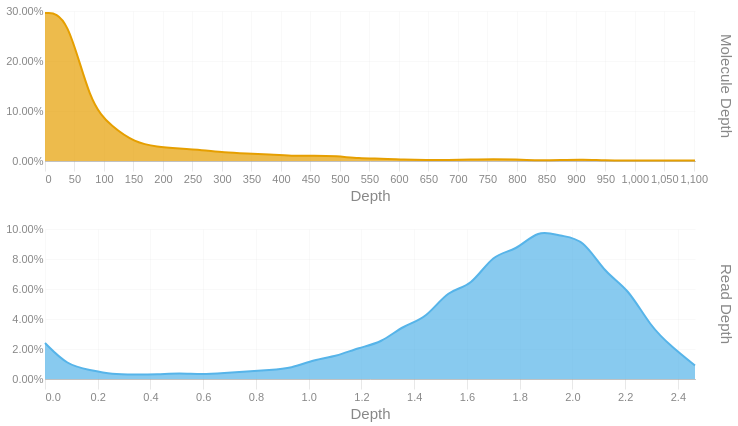

Notebook cell for this chart:
### Code cell
readdep = depth_hist(tb['Read Depth'], q99, 3)
readdep = readdep.with_columns(pl.lit('Read Depth').alias('Metric'))
if not SKIPLR:
    moldep = depth_hist(tb['Molecule Depth'], mol_q99, 1)
    moldep = moldep.with_columns(pl.lit('Molecule Depth').alias('Metric'))
    _hist = pl.concat([readdep, moldep])
    _hist = _hist.filter(pl.col('Proportion') != 0)
    with SafeRender(_hist):
        (
            alt.Chart(_hist)        
            .mark_area(interpolate = "basis")
            .encode(
                x=alt.X('Bin:Q').scale(domainMin=0).axis(alt.Axis(title='Depth')),
                y = alt.Y('Proportion:Q', title = None).axis(format = '.2%'),
                color = alt.Color('Metric:N').legend(None),
                row = alt.Row("Metric:N").header(title = None, labelOrient = 'right'),
                tooltip = [
                    alt.Tooltip("Metric:N", title = "Metric"),
                    alt.Tooltip('Interval:N', title = "Depth Interval"),
                    alt.Tooltip('Proportion:Q', title = "% Alignments").format('.2%')
                ]
            )
            .resolve_scale(x='independent', y='independent')
            .properties(
                height = 150, width = 650,
                usermeta={'embedOptions': {'downloadFileName': f'{samplename}.depth.hist'}}
            )
        ).display()
else:
    readdep = readdep.filter(pl.col('Proportion') != 0)
    with SafeRender(readdep):
        (
            alt.Chart(readdep)        
            .mark_area(interpolate = "basis")
            .encode(
                x=alt.X('Bin:Q').scale(domainMin=0).axis(alt.Axis(title='Depth')),
                y = alt.Y('Proportion:Q', title = None).axis(format = '.2%'),
                tooltip = [
                    alt.Tooltip('Interval:N', title = "Depth Interval"),
                    alt.Tooltip('Proportion:Q', title = "% Alignments").format('.2%')
                ]
            )
            .properties(
                usermeta={'embedOptions': {'downloadFileName': f'{samplename}.depth.hist'}}
            )
        ).display()

### Figure 1 — Vega-Lite specification as saved in the notebook (floating-point values rounded to 4 significant figures)
{"width": 650, "height": 150, "config": {"title": {"anchor": "start", "dy": -15, "fontSize": 18, "color": "#888888", "subtitleColor": "#888888", "subtitleFontSize": 14}, "arc": {"fill": "#0072B2"}, "axis": {"domainColor": "#888888", "domainWidth": 0.5, "gridWidth": 0.2, "grid": false, "titleFontWeight": 400, "titleFontSize": 15, "labelFontSize": 11, "labelColor": "#888888", "tickColor": "#888888", "tickWidth": 0.2, "titleColor": "#888888"}, "axisBand": {"grid": false}, "axisX": {"grid": true, "tickSize": 10, "domainCap": "round"}, "axisY": {"domain": false, "grid": true, "tickSize": 0, "domainCap": "round"}, "background": "transparent", "header": {"labelFontSize": 15, "labelColor": "#888888", "titleFontSize": 15, "titleFontWeight": 600, "titleColor": "#888888"}, "legend": {"labelFont": "sans-serif", "labelFontSize": 12, "labelColor": "#888888", "symbolSize": 100, "symbolType": "circle", "titleFontSize": 12, "titlePadding": 10, "titleColor": "#888888", "title": null}, "range": {"category": ["#E69F00", "#56B4E9", "#009E73", "#F0E442", "#0072B2", "#D55E00", "#CC79A7", "#000000"], "diverging": ["#cfe8f3", "#a2d4ec", "#73bfe2", "#46abdb", "#1696d2", "#12719e"]}, "area": {"fill": "#0072B2", "fillOpacity": 0.7, "line": true, "strokeOpacity": 0.7}, "line": {"color": "#0072B2", "stroke": "#0072B2", "strokeWidth": 2}, "trail": {"color": "#0072B2", "stroke": "#0072B2", "strokeWidth": 0, "size": 1}, "point": {"filled": true, "fillOpacity": 1.0, "size": 95}, "text": {"color": "#888888", "fontSize": 11, "align": "right", "fontWeight": 400, "size": 11}, "bar": {"fill": "#0072B2", "stroke": null}, "view": {"stroke": null, "continuousWidth": 660, "continuousHeight": 400}}, "data": {"name": "data-4d9f71f2ecb7cbd5c5e4ea9c7ee1adab"}, "mark": {"type": "area", "interpolate": "basis"}, "encoding": {"color": {"field": "Metric", "legend": null, "type": "nominal"}, "row": {"field": "Metric", "header": {"title": null, "labelOrient": "right"}, "type": "nominal"}, "tooltip": [{"field": "Metric", "title": "Metric", "type": "nominal"}, {"field": "Interval", "title": "Depth Interval", "type": "nominal"}, {"field": "Proportion", "format": ".2%", "title": "% Alignments", "type": "quantitative"}], "x": {"axis": {"title": "Depth"}, "field": "Bin", "scale": {"domainMin": 0}, "type": "quantitative"}, "y": {"axis": {"format": ".2%"}, "field": "Proportion", "title": null, "type": "quantitative"}}, "resolve": {"scale": {"x": "independent", "y": "independent"}}, "usermeta": {"embedOptions": {"downloadFileName": "S5_Connecticut_984.depth.hist"}}, "$schema": "https://vega.github.io/schema/vega-lite/v6.1.0.json", "datasets": {"data-4d9f71f2ecb7cbd5c5e4ea9c7ee1adab": [{"Bin": 0.0, "Interval": "0.0-0.085", "Proportion": 0.024, "Metric": "Read Depth"}, {"Bin": 0.085, "Interval": "0.085-0.17", "Proportion": 0.009, "Metric": "Read Depth"}, {"Bin": 0.17, "Interval": "0.17-0.255", "Proportion": 0.006, "Metric": "Read Depth"}, {"Bin": 0.255, "Interval": "0.255-0.34", "Proportion": 0.003, "Metric": "Read Depth"}, {"Bin": 0.34, "Interval": "0.34-0.425", "Proportion": 0.003, "Metric": "Read Depth"}, {"Bin": 0.425, "Interval": "0.425-0.51", "Proportion": 0.003, "Metric": "Read Depth"}, {"Bin": 0.51, "Interval": "0.51-0.595", "Proportion": 0.004, "Metric": "Read Depth"}, {"Bin": 0.595, "Interval": "0.595-0.68", "Proportion": 0.003, "Metric": "Read Depth"}, {"Bin": 0.68, "Interval": "0.68-0.765", "Proportion": 0.004, "Metric": "Read Depth"}, {"Bin": 0.765, "Interval": "0.765-0.85", "Proportion": 0.005, "Metric": "Read Depth"}, {"Bin": 0.85, "Interval": "0.85-0.935", "Proportion": 0.006, "Metric": "Read Depth"}, {"Bin": 0.935, "Interval": "0.935-1.02", "Proportion": 0.007, "Metric": "Read Depth"}, {"Bin": 1.02, "Interval": "1.02-1.105", "Proportion": 0.013, "Metric": "Read Depth"}, {"Bin": 1.105, "Interval": "1.105-1.19", "Proportion": 0.015, "Metric": "Read Depth"}, {"Bin": 1.19, "Interval": "1.19-1.275", "Proportion": 0.021, "Metric": "Read Depth"}, {"Bin": 1.275, "Interval": "1.275-1.36", "Proportion": 0.024, "Metric": "Read Depth"}, {"Bin": 1.36, "Interval": "1.36-1.445", "Proportion": 0.036, "Metric": "Read Depth"}, {"Bin": 1.445, "Interval": "1.445-1.53", "Proportion": 0.04, "Metric": "Read Depth"}, {"Bin": 1.53, "Interval": "1.53-1.615", "Proportion": 0.06, "Metric": "Read Depth"}, {"Bin": 1.615, "Interval": "1.615-1.7", "Proportion": 0.061, "Metric": "Read Depth"}, {"Bin": 1.7, "Interval": "1.7-1.785", "Proportion": 0.084, "Metric": "Read Depth"}, {"Bin": 1.785, "Interval": "1.785-1.87", "Proportion": 0.085, "Metric": "Read Depth"}, {"Bin": 1.87, "Interval": "1.87-1.955", "Proportion": 0.1, "Metric": "Read Depth"}, {"Bin": 1.955, "Interval": "1.955-2.04", "Proportion": 0.095, "Metric": "Read Depth"}, {"Bin": 2.04, "Interval": "2.04-2.125", "Proportion": 0.094, "Metric": "Read Depth"}, {"Bin": 2.125, "Interval": "2.125-2.21", "Proportion": 0.07, "Metric": "Read Depth"}, {"Bin": 2.21, "Interval": "2.21-2.295", "Proportion": 0.061, "Metric": "Read Depth"}, {"Bin": 2.295, "Interval": "2.295-2.38", "Proportion": 0.035, "Metric": "Read Depth"}, {"Bin": 2.38, "Interval": "2.38-2.465", "Proportion": 0.021, "Metric": "Read Depth"}, {"Bin": 2.465, "Interval": "2.465-2.55", "Proportion": 0.009, "Metric": "Read Depth"}, {"Bin": 0.0, "Interval": "0.0-38.0", "Proportion": 0.296, "Metric": "Molecule Depth"}, {"Bin": 38.0, "Interval": "38.0-76.0", "Proportion": 0.295, "Metric": "Molecule Depth"}, {"Bin": 76.0, "Interval": "76.0-114.0", "Proportion": 0.113, "Metric": "Molecule Depth"}, {"Bin": 114.0, "Interval": "114.0-152.0", "Proportion": 0.068, "Metric": "Molecule Depth"}, {"Bin": 152.0, "Interval": "152.0-190.0", "Proportion": 0.037, "Metric": "Molecule Depth"}, {"Bin": 190.0, "Interval": "190.0-228.0", "Proportion": 0.028, "Metric": "Molecule Depth"}, {"Bin": 228.0, "Interval": "228.0-266.0", "Proportion": 0.025, "Metric": "Molecule Depth"}, {"Bin": 266.0, "Interval": "266.0-304.0", "Proportion": 0.022, "Metric": "Molecule Depth"}, {"Bin": 304.0, "Interval": "304.0-342.0", "Proportion": 0.017, "Metric": "Molecule Depth"}, {"Bin": 342.0, "Interval": "342.0-380.0", "Proportion": 0.015, "Metric": "Molecule Depth"}, {"Bin": 380.0, "Interval": "380.0-418.0", "Proportion": 0.013, "Metric": "Molecule Depth"}, {"Bin": 418.0, "Interval": "418.0-456.0", "Proportion": 0.01, "Metric": "Molecule Depth"}, {"Bin": 456.0, "Interval": "456.0-494.0", "Proportion": 0.011, "Metric": "Molecule Depth"}, {"Bin": 494.0, "Interval": "494.0-532.0", "Proportion": 0.01, "Metric": "Molecule Depth"}, {"Bin": 532.0, "Interval": "532.0-570.0", "Proportion": 0.005, "Metric": "Molecule Depth"}, {"Bin": 570.0, "Interval": "570.0-608.0", "Proportion": 0.005, "Metric": "Molecule Depth"}, {"Bin": 608.0, "Interval": "608.0-646.0", "Proportion": 0.003, "Metric": "Molecule Depth"}, {"Bin": 646.0, "Interval": "646.0-684.0", "Proportion": 0.002, "Metric": "Molecule Depth"}, {"Bin": 684.0, "Interval": "684.0-722.0", "Proportion": 0.002, "Metric": "Molecule Depth"}, {"Bin": 722.0, "Interval": "722.0-760.0", "Proportion": 0.003, "Metric": "Molecule Depth"}, {"Bin": 760.0, "Interval": "760.0-798.0", "Proportion": 0.004, "Metric": "Molecule Depth"}, {"Bin": 798.0, "Interval": "798.0-836.0", "Proportion": 0.003, "Metric": "Molecule Depth"}, {"Bin": 836.0, "Interval": "836.0-874.0", "Proportion": 0.001, "Metric": "Molecule Depth"}, {"Bin": 874.0, "Interval": "874.0-912.0", "Proportion": 0.002, "Metric": "Molecule Depth"}, {"Bin": 912.0, "Interval": "912.0-950.0", "Proportion": 0.003, "Metric": "Molecule Depth"}, {"Bin": 950.0, "Interval": "950.0-988.0", "Proportion": 0.001, "Metric": "Molecule Depth"}, {"Bin": 988.0, "Interval": "988.0-1026.0", "Proportion": 0.001, "Metric": "Molecule Depth"}, {"Bin": 1026.0, "Interval": "1026.0-1064.0", "Proportion": 0.001, "Metric": "Molecule Depth"}, {"Bin": 1064.0, "Interval": "1064.0-1102.0", "Proportion": 0.001, "Metric": "Molecule Depth"}, {"Bin": 1102.0, "Interval": "1102.0-1140.03", "Proportion": 0.001, "Metric": "Molecule Depth"}]}}
